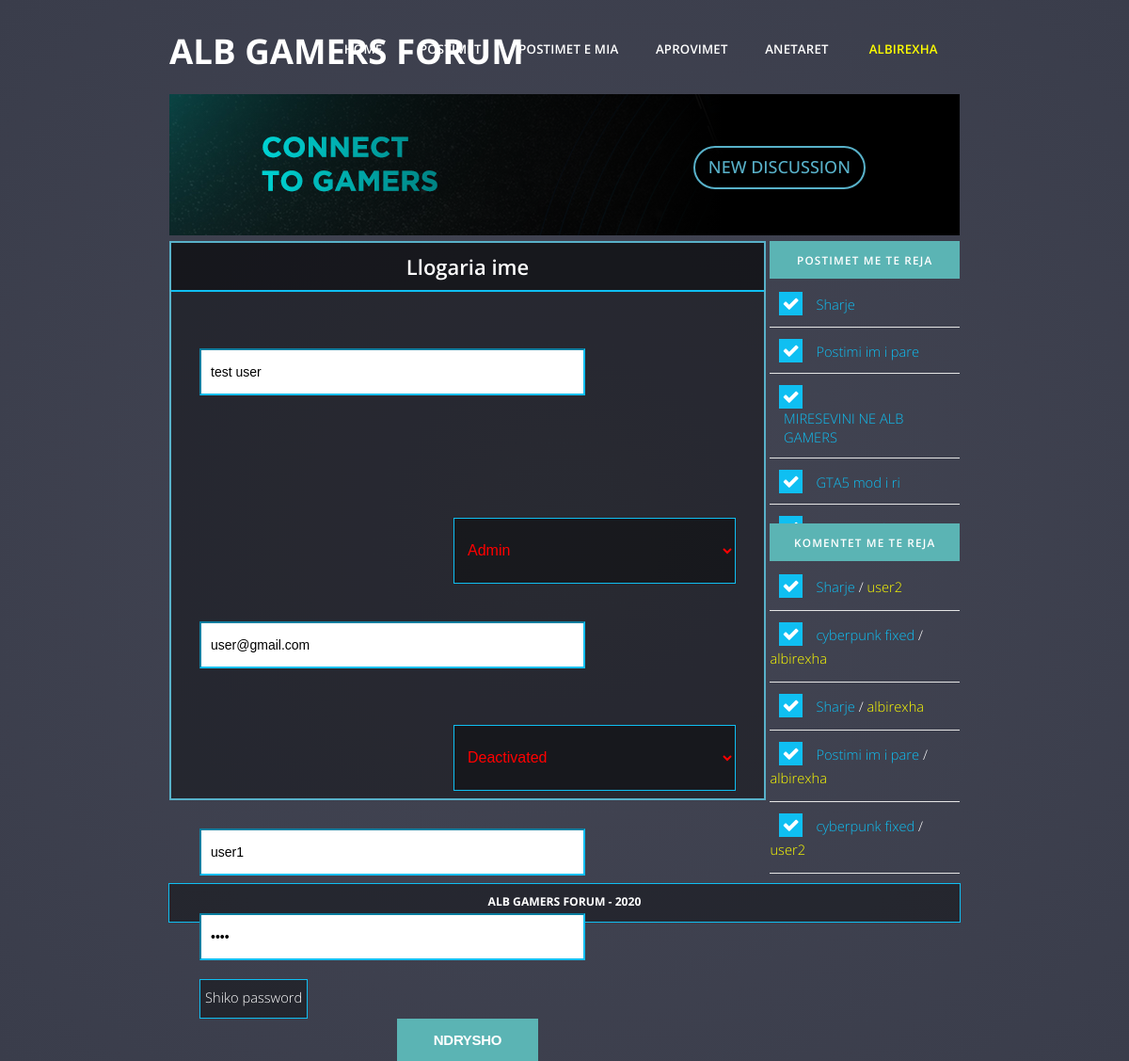
The app's page /anetari.php?aid=23 (signed in) with its own data.
### tables this page shows
CREATE TABLE `anetari` (
  `anetariid` int(11) NOT NULL,
  `emri_mbiemri` varchar(500) NOT NULL,
  `email` varchar(255) NOT NULL,
  `username` varchar(255) NOT NULL,
  `password` varchar(255) NOT NULL,
  `isActive` tinyint(1) NOT NULL DEFAULT 1,
  `roli` int(8) NOT NULL DEFAULT 2
);

CREATE TABLE `postimi` (
  `postimiid` int(11) NOT NULL,
  `anetariid` int(11) NOT NULL,
  `data_e_krijimit` datetime NOT NULL DEFAULT current_timestamp(),
  `teksti_postimit` text NOT NULL,
  `titulli_postimit` varchar(255) NOT NULL,
  `kategoriaid` int(11) NOT NULL,
  `shikime` bigint(20) DEFAULT 0
);

### inc/sqlFunctions.php (called while the page is built, shortened)
<?php
function connection(){
    $dbcon = mysqli_connect('localhost','root','','forumidb');
    return $dbcon;
}
function kthePostimet($type){
    $dbcon = connection();
    $sql="";
    if($type==0)
    $sql = "SELECT
    p.*,
    DATE_FORMAT(p.data_e_krijimit, '%D %M') AS dataPostimit,
    COUNT(pl.postimiid) NrPelqimeve,
    a.username AS username,
    k.emri_kategoria AS kategoria,
    k.kategoriaid AS kID
FROM
    pelqimet pl
RIGHT JOIN postimi p ON
    p.postimiid = pl.postimiid
INNER JOIN anetari a ON
    p.anetariid = a.anetariid
INNER JOIN kategoria k ON
    p.kategoriaid = k.kategoriaid
GROUP BY p.postimiid
ORDER BY
    p.postimiid DESC
";
    else if($type==1)
        $sql = "SELECT titulli_postimit, postimiid FROM postimi ORDER BY postimiid DESC LIMIT 5";
    else if($type==2)
        $sql = "SELECT p.titulli_postimit, p.postimiid, a.username AS username FROM postimi p INNER JOIN komentet k ON p.postimiid = k.postimiid INNER JOIN anetari a ON k.anetariid = a.anetariid ORDER BY k.komentiid DESC LIMIT 5";
        $result = mysqli_query($dbcon, $sql);
        return $result;
}
function merrAnetarinID($anetariid){
    $dbcon = connection();
    $sql = "SELECT * FROM anetari WHERE anetariid = $anetariid";
    $result = mysqli_query($dbcon, $sql);
    $anetari = mysqli_fetch_assoc($result);
    return $anetari;
}
?>

### anetari.php (the view, shortened to what this page needs)
<?php include "inc/header.php" ?>
<?php
    $shtoA = false;
    if((isset($_GET["shto"]) && $_SESSION["roli"]==1)){
        $shtoA = true;
    }else if((isset($_GET["aid"]) && $_GET["aid"] == $_SESSION["anetariid"]) || ($_SESSION["roli"]==1 && isset($_GET["aid"]))){
        $anetari = merrAnetarinID($_GET["aid"]);
    }else
        echo "<script>window.location.href = \"index.php\";</script>";
    ?>
<div id="wrapper">
        <div id="newPost">
            <?php if(!$shtoA): ?>
            <h2>Llogaria ime</h2>
                <form method="post" id="profili" >
                <input type="text" placeholder="Emri dhe mbiemri" name="emri" value="<?php echo $anetari["emri_mbiemri"];?>" style="margin-top: 60px">
                <?php if($anetari["roli"]==1 || $_SESSION["roli"]==1): ?>
                <select name="roli">
                          <option <?php if($anetari["roli"]==1) echo "selected"; ?> value="1">Admin</option>
                </select>
                <?php endif;?>
                <input type="email" placeholder="Email" name="email" value="<?php echo $anetari["email"];?>">
                <?php if($anetari["roli"]==1 || $_SESSION["roli"]==1): ?>
                <select name="isActive" style="margin-top: 40px">
                        <option <?php if($anetari["isActive"]==0) echo "selected"; ?> value="0">Deactivated</option>
                </select>
                <?php endif; ?>
                <input type="text" placeholder="Username" name="username" value="<?php echo $anetari["username"]?>" >
                <input type="password" placeholder="Password" name="password" id="pwinput" value="<?php echo $anetari["password"]?>">
                <div id="showPw" onclick="myFunction()">
                <p> Shiko password </p>
                </div>
                <input type="submit" name="ndrysho" class="button" value="Ndrysho" >
            </form>
        </div>
            <?php endif; ?>
        <?php include "inc/sidebar.php" ?>
    </div>
    </div>
    <?php include "inc/footer.php" ?>
</body>
</html>

### inc/sidebar.php
<div id="sidebar">
            <div id="stwo-col">
                <div class="sbox1">
                    <h2>Postimet me te reja</h2>
                    <ul class="style2">
                        <?php $postimetNew = kthePostimet(1);
                              while($postimi = mysqli_fetch_assoc($postimetNew)):
                        ?>
                        <li class="icon icon-ok"><a href="postimi.php?id=<?php echo $postimi["postimiid"]; ?>"><?php echo $postimi["titulli_postimit"]?></a></li>
                              <?php endwhile; ?>
                    </ul>
                </div>
            </div>
            <div id="stwo-col">
                <div class="sbox2">
                    <h2>Komentet me te reja</h2>
                    <ul class="style2">
                        <?php $komentetNew = kthePostimet(2);
                              while($komenti = mysqli_fetch_assoc($komentetNew)):
                        ?>
                        <li class="icon icon-ok"><a href="postimi.php?id=<?php echo $komenti["postimiid"]; ?>"><?php echo $komenti["titulli_postimit"]; ?> </a> / <?php echo '<p style="display: inline; color: yellow">'. $komenti["username"] .'</p>'?></li>
                              <?php endwhile; ?>
                    </ul>
                </div>
            </div>
</div>

### records on screen
anetari: emri "test user", roli "Admin", email "user@gmail.com", isActive "Deactivated", username "user1"
postimi: titulli_postimit "Sharje", anetari.username "user2", anetari.username "albirexha"
postimi: titulli_postimit "Postimi im i pare", anetari.username "albirexha"
postimi: titulli_postimit "MIRESEVINI NE ALB GAMERS"
postimi: titulli_postimit "GTA5 mod i ri"
postimi: titulli_postimit "cyberpunk fixed", anetariid.username "albirexha", anetari.username "user2"

### other values on screen
$_SESSION["username"] "ALBIREXHA"
